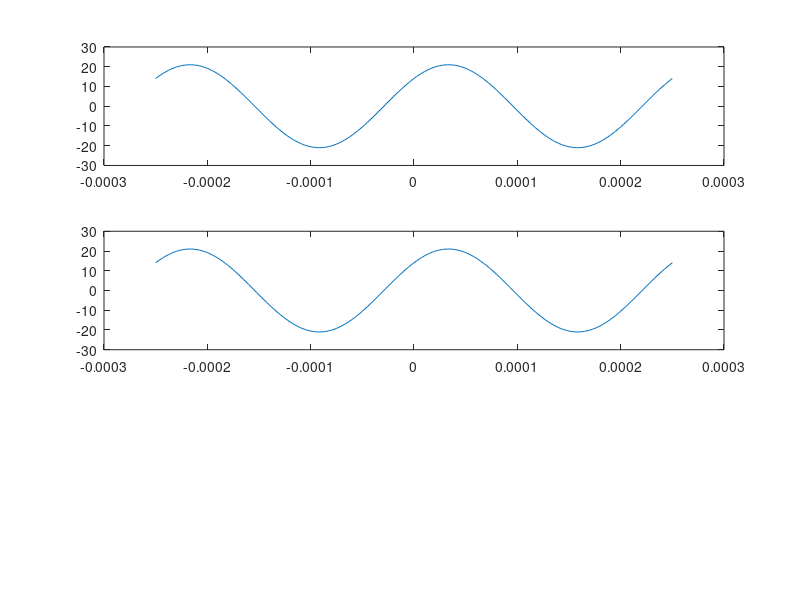

This chart was generated by the following MATLAB code:
tt = -.00025:.0000025:.00025;
T = .00025;
D = 1;
M = 9;
tm1 = (37.2/M)*T;
tm2 = -(41.3/D)*T;
A1 = 21;
A2 = 1.2*A1;
t = tt;
x1 = A1*cos(2*pi*4000*(t-tm1));
x2 = A2*cos(2*pi*4000*(t-tm2));
%{
figure()
subplot(3,1,1), plot(t,x1)
subplot(3,1,2), plot(t,x2)
x3 = abs(x1+x2);
subplot(3,1,3), plot(t,x3)
%}
%e = 2.718281828;
x1a = real(21*(exp(j*8000*pi))*exp(j*8000*pi*(t-tm1)));
figure()
subplot(3,1,1), plot(t,real(x1))
subplot(3,1,2), plot(t,(x1a))
